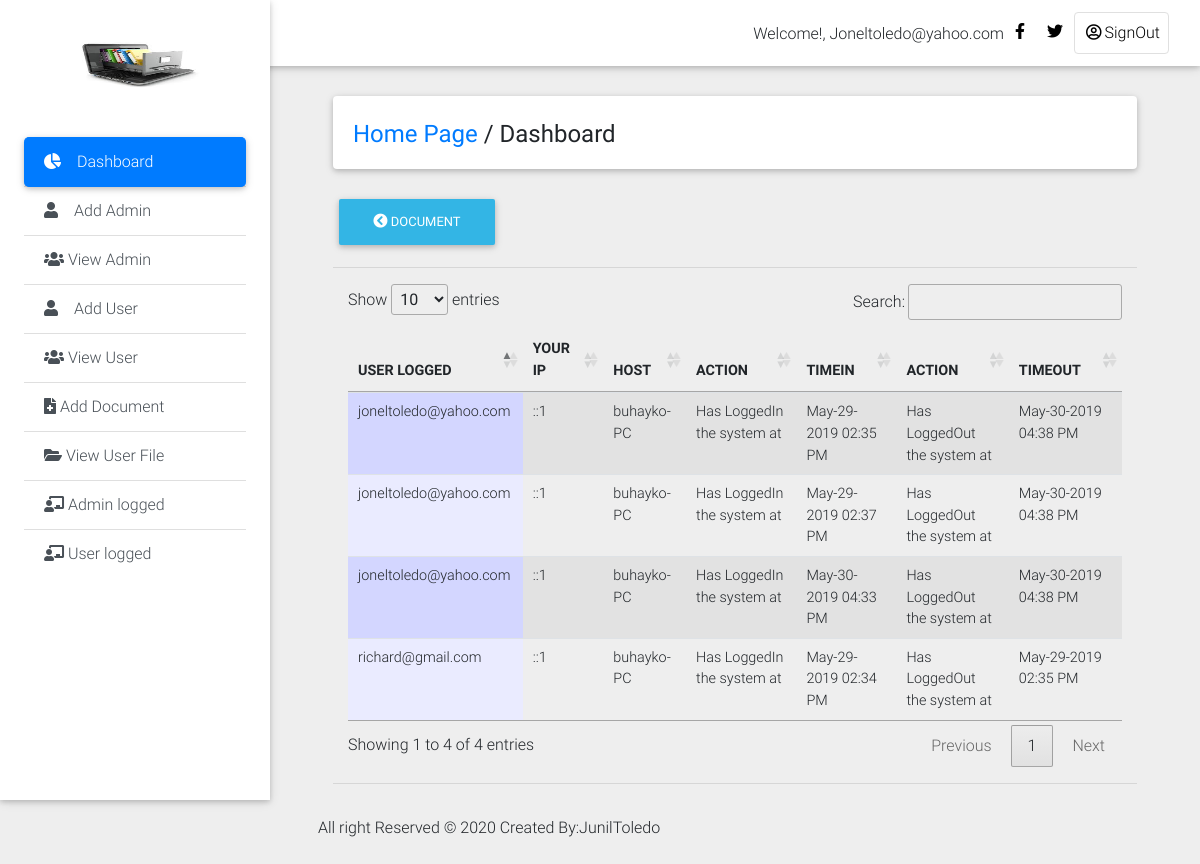
Screenshot of /Private_Dashboard/admin_log.php (signed in) with the database file from the repository.
### tables this page shows
CREATE TABLE `history_log1` (
  `log_id` int(11) NOT NULL,
  `id` int(11) NOT NULL,
  `admin_user` text NOT NULL,
  `action` varchar(100) NOT NULL,
  `actions` varchar(200) NOT NULL DEFAULT 'Has LoggedOut the system at',
  `ip` text NOT NULL,
  `host` text NOT NULL,
  `login_time` varchar(200) NOT NULL,
  `logout_time` varchar(200) NOT NULL
);

### Private_Dashboard/admin_log.php (the view, shortened to what this page needs)
<!DOCTYPE html>
<html lang="en">
<head>
  <link rel="stylesheet" href="https://use.fontawesome.com/releases/v5.8.1/css/all.css">
  <link href="css/bootstrap.min.css" rel="stylesheet">
  <link href="css/mdb.min.css" rel="stylesheet">
  <link href="css/style.min.css" rel="stylesheet">
    <link rel="stylesheet" type="text/css" href="medias/css/dataTable.css" />
</head>
<body class="grey lighten-3">
  <header>
    <nav class="navbar fixed-top navbar-expand-lg navbar-light white scrolling-navbar">
      <div class="container-fluid">
        <div class="collapse navbar-collapse" id="navbarSupportedContent">
            <?php
             require_once("include/connection.php");
               $id = mysqli_real_escape_string($conn,$_SESSION['admin_user']);
              $r = mysqli_query($conn,"SELECT * FROM admin_login where id = '$id'") or die (mysqli_error($con));
              $row = mysqli_fetch_array($r);
               $id=$row['admin_user'];
            ?>
          <ul class="navbar-nav nav-flex-icons">
                <li style="margin-top: 10px;">Welcome!,</font> <?php echo ucwords(htmlentities($id)); ?></li>
            <li class="nav-item">
              <a href="#" class="nav-link waves-effect" target="_blank">
                <i class="fab fa-facebook-f"></i>
              </a>
            </li>
            <li class="nav-item">
              <a href="#" class="nav-link waves-effect" target="_blank">
                <i class="fab fa-twitter"></i>
              </a>
            </li>
            <li class="nav-item">
              <a href="logout.php" class="nav-link border border-light rounded waves-effect">
               <i class="far fa-user-circle"></i>SignOut
              </a>
            </li>
          </ul>
        </div>
      </div>
    </nav>
    <div class="sidebar-fixed position-fixed">
      <a class="logo-wrapper waves-effect">
        <img src="img/images.jpg" width="150px" height="200px;" class="img-fluid" alt="">
      </a>
     <div class="list-group list-group-flush">
        <a href="dashboard.php" class="list-group-item active waves-effect">
          <i class="fas fa-chart-pie mr-3"></i>Dashboard
        </a>
         <a href="#" class="list-group-item list-group-item-action waves-effect"  data-toggle="modal" data-target="#modalRegisterForm">
          <i class="fas fa-user mr-3"></i>Add Admin</a>
            <a href="view_admin.php" class="list-group-item list-group-item-action waves-effect">
          <i class="fas fa-users"></i> View Admin</a>
        <a href="#" class="list-group-item list-group-item-action waves-effect" data-toggle="modal" data-target="#modalRegisterForm2">
          <i class="fas fa-user mr-3"></i>Add User</a>
           <a href="view_user.php" class="list-group-item list-group-item-action waves-effect">
          <i class="fas fa-users"></i>  View User</a>
        <a href="add_document.php" class="list-group-item list-group-item-action waves-effect">
          <i class="fas fa-file-medical"></i> Add Document</a>
        <a href="view_userfile.php" class="list-group-item list-group-item-action waves-effect">
          <i class="fas fa-folder-open"></i> View User File</a>
            <a href="admin_log.php" class="list-group-item list-group-item-action waves-effect">
          <i class="fas fa-chalkboard-teacher"></i> Admin logged</a>
              <a href="user_log.php" class="list-group-item list-group-item-action waves-effect">
          <i class="fas fa-chalkboard-teacher"></i> User logged</a>
      </div>
    </div>
  </header>
  <main class="pt-5 mx-lg-5">
    <div class="container-fluid mt-5">
      <div class="card mb-4 wow fadeIn">
        <div class="card-body d-sm-flex justify-content-between">
          <h4 class="mb-2 mb-sm-0 pt-1">
            <a href="dashboard.php">Home Page</a>
            <span>/</span>
            <span>Dashboard</span>
          </h4>
        </div>
      </div>
      <div class="">
    <a href="add_document.php"><button type="button" class="btn btn-info"><i class="fas fa-chevron-circle-left"></i>  Document</button></a>
    </div>
<hr>
 <div class="col-md-12">
  <table id="dtable" class = "table table-striped" style="">
     <thead>
    <th>USER LOGGED</th>
     <th>YOUR IP</th>
     <th>HOST</th>
     <th>ACTION</th>
     <th>TIMEIN</th>
     <th>ACTION</th>
     <th>TIMEOUT</th>
</thead>
<tbody>
    <tr>
        <?php
        require_once("include/connection.php");
      $query = mysqli_query($conn,"SELECT * from history_log1") or die (mysqli_error($conn));
      while($file=mysqli_fetch_array($query)){
         $name =  $file['admin_user'];
         $ip =  $file['ip'];
         $host =  $file['host'];
         $action =  $file['action'];
         $logintime =  $file['login_time'];
         $actions =  $file['actions'];
         $logouttime =  $file['logout_time'];
      ?>
      <td><?php echo $name; ?></td>
       <td><?php echo $ip; ?></td>
      <td><?php echo $host; ?></td>
      <td><?php echo $action; ?></td>
      <td><?php echo $logintime; ?></td>
      <td><?php echo $actions; ?></td>
      <td><?php echo $logouttime; ?></td>
    </tr>
<?php } ?>
</tbody>
   </table>
    </div>
    <hr></div>
    <div class="footer-copyright py-3">
     <p>All right Reserved &copy; <?php echo date('Y');?> Created By:JunilToledo</p>
    </div>
<link rel="stylesheet" type="text/css" href="https://cdn.datatables.net/1.10.9/css/jquery.dataTables.min.css"/>
<link rel="stylesheet" type="text/css" href="https://cdn.datatables.net/responsive/1.0.3/css/dataTables.responsive.css">
</body>
</html>

### Private_Dashboard/medias/css/dataTable.css (style rules this page uses)
.sorting_asc { background: url('../images/sort_asc.png') no-repeat center right; }
.sorting { background: url('../images/sort_both.png') no-repeat center right; }
tr.even { background-color: white; }
tr.odd td.sorting_1 { background-color: #D3D6FF; }
tr.even td.sorting_1 { background-color: #EAEBFF; }

### rows the page displays
history_log1: admin_user "richard@gmail.com", ip "::1", host "buhayko-PC", action "Has LoggedIn the system at", login_time "May-29-2019 02:34 PM", actions "Has LoggedOut the system at", logout_time "May-29-2019 02:35 PM"
history_log1: admin_user "joneltoledo@yahoo.com", ip "::1", host "buhayko-PC", action "Has LoggedIn the system at", login_time "May-29-2019 02:35 PM", actions "Has LoggedOut the system at", logout_time "May-30-2019 04:38 PM"
history_log1: admin_user "joneltoledo@yahoo.com", ip "::1", host "buhayko-PC", action "Has LoggedIn the system at", login_time "May-29-2019 02:37 PM", actions "Has LoggedOut the system at", logout_time "May-30-2019 04:38 PM"
history_log1: admin_user "joneltoledo@yahoo.com", ip "::1", host "buhayko-PC", action "Has LoggedIn the system at", login_time "May-30-2019 04:33 PM", actions "Has LoggedOut the system at", logout_time "May-30-2019 04:38 PM"

### other values shown
$id "Joneltoledo@yahoo.com"
